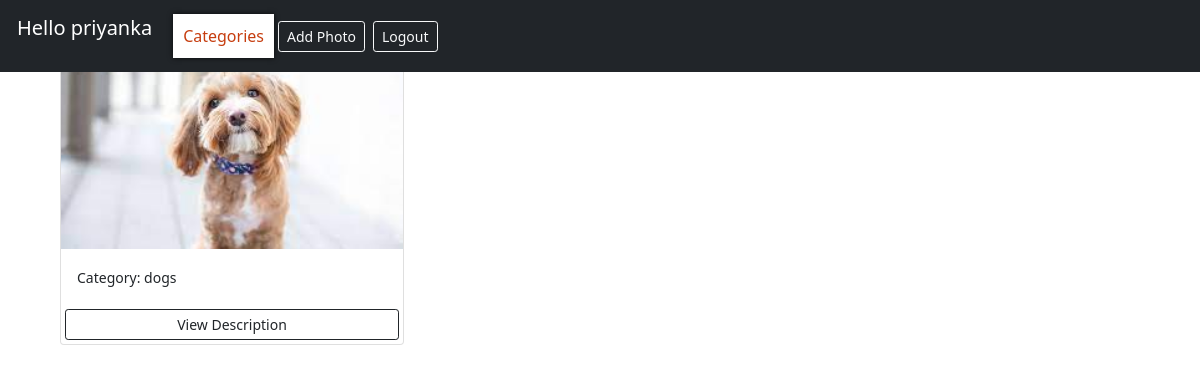
/?category=dogs (signed in), run on the app's committed database.
### photos/models.py (models this page shows, shortened)
class Photo(models.Model):
    class Meta:
        verbose_name = 'Photo'
        verbose_name_plural = 'Photos'
    category = models.ForeignKey(
        Category, on_delete=models.SET_NULL, null=True, blank=True)
    image = models.ImageField(null=False, blank=False)
    description = models.TextField()

class Category(models.Model):
    class Meta:
        verbose_name = 'Category'
        verbose_name_plural = 'Categories'
    user = models.ForeignKey(
        User, on_delete=models.SET_NULL, null=True, blank=True)
    name = models.CharField(max_length=100, null=False, blank=False)

### photos/views.py (the view)
# urls.py: path('', views.gallery, name='gallery'),
@login_required(login_url='login')
def gallery(request):
    user = request.user
    category = request.GET.get('category')
    if category == None:
        photos = Photo.objects.filter(category__user=user)
    else:
        photos = Photo.objects.filter(
            category__name=category, category__user=user)
    categories = Category.objects.filter(user=user)
    context = {'categories': categories, 'photos': photos}
    return render(request, 'photos/gallery.html', context)

### photos/templates/photos/gallery.html (shortened to what this page needs)
<!DOCTYPE html>
<html lang="en">
<head>
    <link href="https://cdn.jsdelivr.net/npm/bootstrap@5.0.0-beta1/dist/css/bootstrap.min.css" rel="stylesheet"
>
</head>
<body class="m-5">
    <nav class="navbar navbar-expand-lg fixed-top  navbar-dark bg-dark">
        <div class="container-fluid">
          <a class="navbar-brand " >
               {% if request.user.is_authenticated %}
            <p>Hello {{request.user}}</p>
            {% endif %}</a>
 <div class="collapse navbar-collapse navbar-dark bg-dark" id="navbarNavDropdown">
            <ul class="navbar-nav ">
              <li class="nav-item dropdown">
                <div class="dd">
                    <div class="dd-a"><span>Categories</span></div>
                  </div>
              </li>
            </ul>
            <a href="{% url 'add' %}" class="btn btn-outline-light btn-block btn-sm m-1">Add Photo</a>
            <a href="{% url 'logout' %}" class="btn btn-outline-light btn-block btn-sm m-1">Logout</a>
          </div>
        </div>
    </nav>
    <div class="container">
        <div class="row">
            <div class="col-md-12">
                <div class="row">
                    {% for photo in photos %}
                    <div class="col-md-4">
                        <div class="card my-xxl-5">
                            <img class="image-thumbail" src="{{photo.image.url}}" alt="Card image cap">
                            <div class="card-body">
                                <small>Category: {{photo.category.name}}</small>
                            </div>
                            <a href="{% url 'photo' photo.id %}" class="btn btn-outline-dark btn-sm m-1">View Description</a>
                        </div>
                    </div>
                    {% empty %}
                    <h3>No photos...</h3>
                    {% endfor %}
                </div>
            </div>
        </div>
    </div>
</body>
</html>

### photos/templates/photos/gallery.html (style rules this page uses)
.image-thumbail { height: 200px; object-fit: cover; }
.dd { z-index:1; position:relative; display: inline-block; }
.dd-a { padding:10px; background:white; position:relative; -webkit-box-shadow: 0px 0px 5px 0px rgba(0,0,0,0.75); -moz-box-shadow: 0px 0px 5px 0px rgba(0,0,0,0.75); box-shadow: 0px 0px 5px 0px rgba(0,0,0,0.75); transition-duration: 0.2s; -webkit-transition-duration: 0.2s; }
.dd-a span { color:#C63D0F; }
a { display:block; position:relative; text-decoration: none; padding:5px; color:#C63D0F; }

### data on the page
Photo: image (picture), category.name "dogs"

### other printed values
{{ request.user }} "priyanka"
